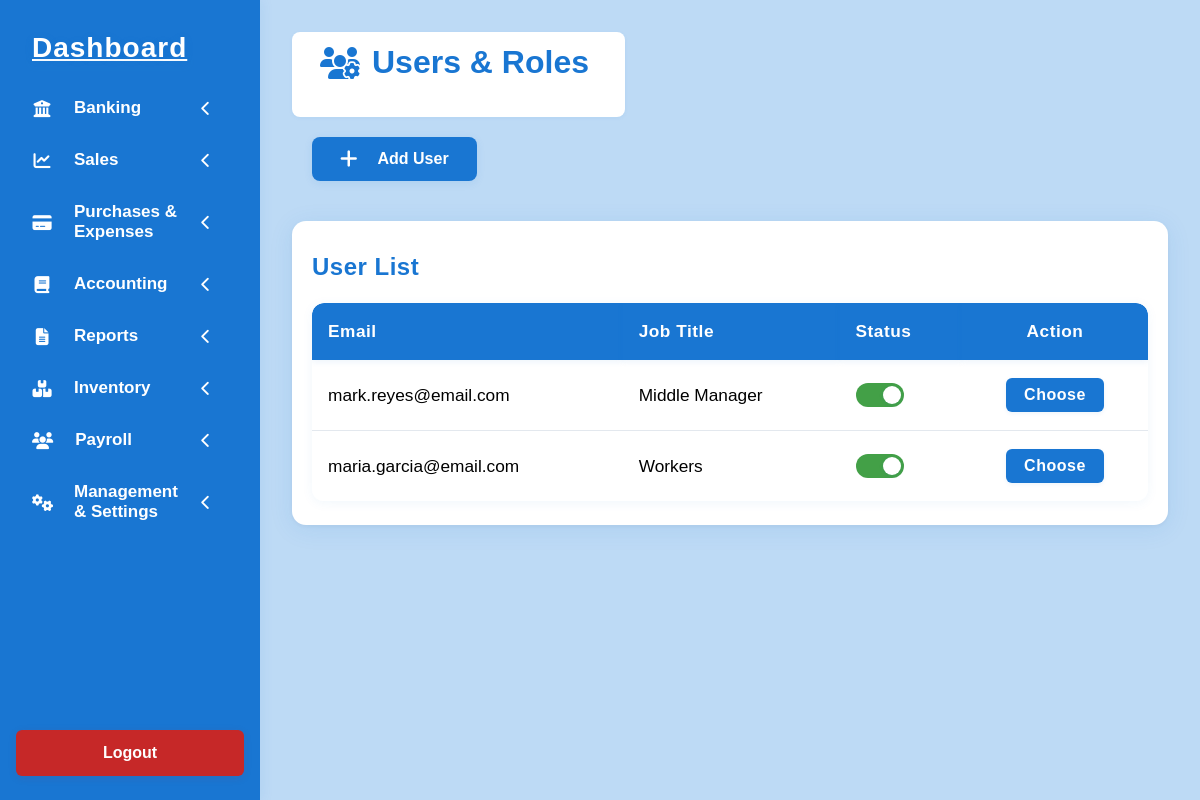
The app's page /dashboard_things/user_roles_form.php, older data.
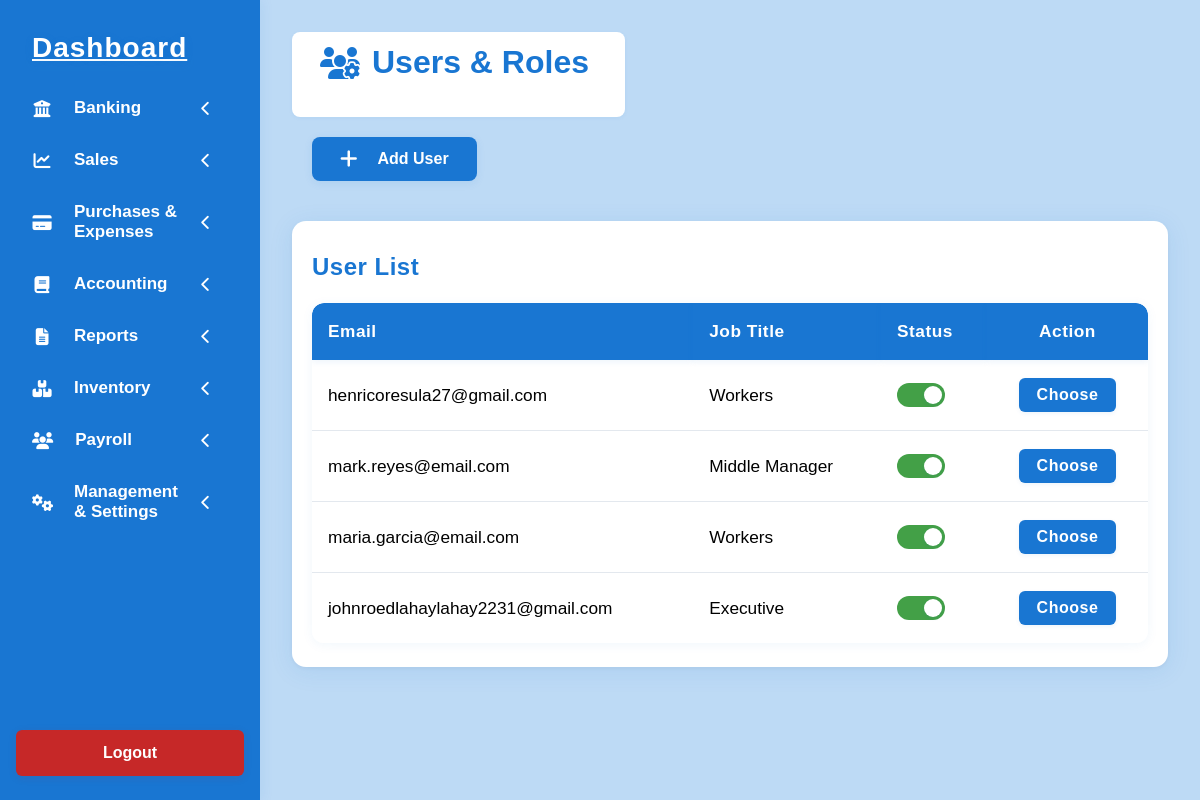
The same page, newer data.
### tables this page shows
CREATE TABLE `user_login` (
  `user_id` int(11) NOT NULL,
  `email_address` varchar(255) NOT NULL,
  `password_secret` varchar(255) NOT NULL,
  `phone_number` varchar(20) DEFAULT NULL,
  `phone_confirmed` tinyint(1) NOT NULL DEFAULT 0,
  `two_step_on` tinyint(1) NOT NULL DEFAULT 0,
  `date_joined` datetime NOT NULL DEFAULT current_timestamp(),
  `last_update` datetime NOT NULL DEFAULT current_timestamp() ON UPDATE current_timestamp(),
  `failed_attempts` int(11) NOT NULL DEFAULT 0,
  `last_failed_attempt` datetime DEFAULT NULL,
  `status` varchar(20) NOT NULL DEFAULT 'active',
  `reset_code` varchar(255) DEFAULT NULL,
  `reset_code_expiry` datetime DEFAULT NULL,
  `reset_code_used` tinyint(1) DEFAULT 0,
  `job_title` varchar(100) DEFAULT NULL
);

### dashboard_things/user_roles_form.php (the view, shortened to what this page needs)
<?php include 'sidebar_form.php'; ?>
<!DOCTYPE html>
<html lang="en">
<head>
    <link rel="stylesheet" href="users_roles_style.css">
</head>
<body>
    <div class="main-content">
        <div class="section-title-box">
            <h1 class="section-title"><i class="fa-solid fa-users-cog"></i> Users & Roles</h1>
        </div>
        <div class="action-buttons">
            <button class="add-button" id="openAddEmployeeModal">
                <i class="fa-solid fa-plus"></i>
                Add User
            </button>
        </div>
        <?php
        include '../includes_files/connection.php';
        $sql = "SELECT user_id, email_address, job_title, status FROM user_login WHERE job_title != 'executives' ORDER BY user_id DESC";
        $result = $conn->query($sql);
        ?>
        <div class="employee-table-container">
        <h2 class="employee-table-title">User List</h2>
        <table class="employee-table">
            <thead>
                <tr>
                    <th>Email</th>
                    <th>Job Title</th>
                    <th>Status</th>
                    <th>Action</th>
                </tr>
            </thead>
            <tbody>
            <?php if (
                $result && $result->num_rows > 0): ?>
                <?php while($row = $result->fetch_assoc()): ?>
                    <tr data-user-id="<?= $row['user_id'] ?>" data-email="<?= htmlspecialchars($row['email_address']) ?>" data-job-title="<?= htmlspecialchars($row['job_title']) ?>" data-status="<?= htmlspecialchars($row['status']) ?>">
                        <td><?= htmlspecialchars($row['email_address']) ?></td>
                        <td><?= htmlspecialchars(ucwords(str_replace('_', ' ', $row['job_title']))) ?></td>
                        <td>
                            <label class="switch">
                                <span class="slider"></span>
                            </label>
                        </td>
                        <td style="white-space: nowrap; position:relative;">
                            <button class="actions-btn" type="button">Choose</button>
                        </td>
                    </tr>
                <?php endwhile; ?>
            <?php else: ?>
                <tr><td colspan="4">No users found.</td></tr>
            <?php endif; ?>
            </tbody>
        </table>
        </div>
    </div>
</body>
</html>

Row changes from the older to the newer data that the page shows:
added user_login: email_address "henricoresula27@gmail.com", job_title "Workers"
now on this page (row edited): user_login: email_address "johnroedlahaylahay2231@gmail.com", job_title "Executive"
